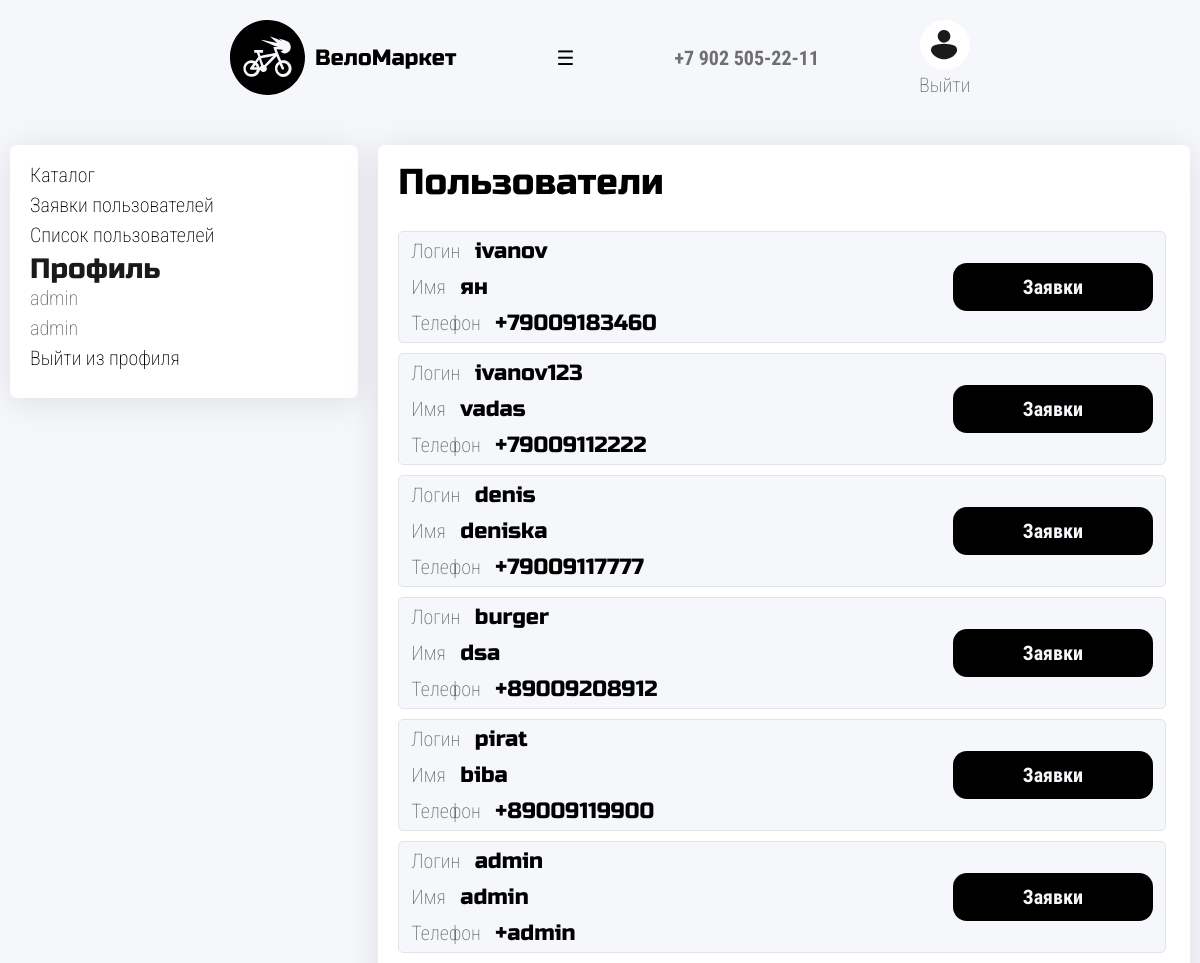
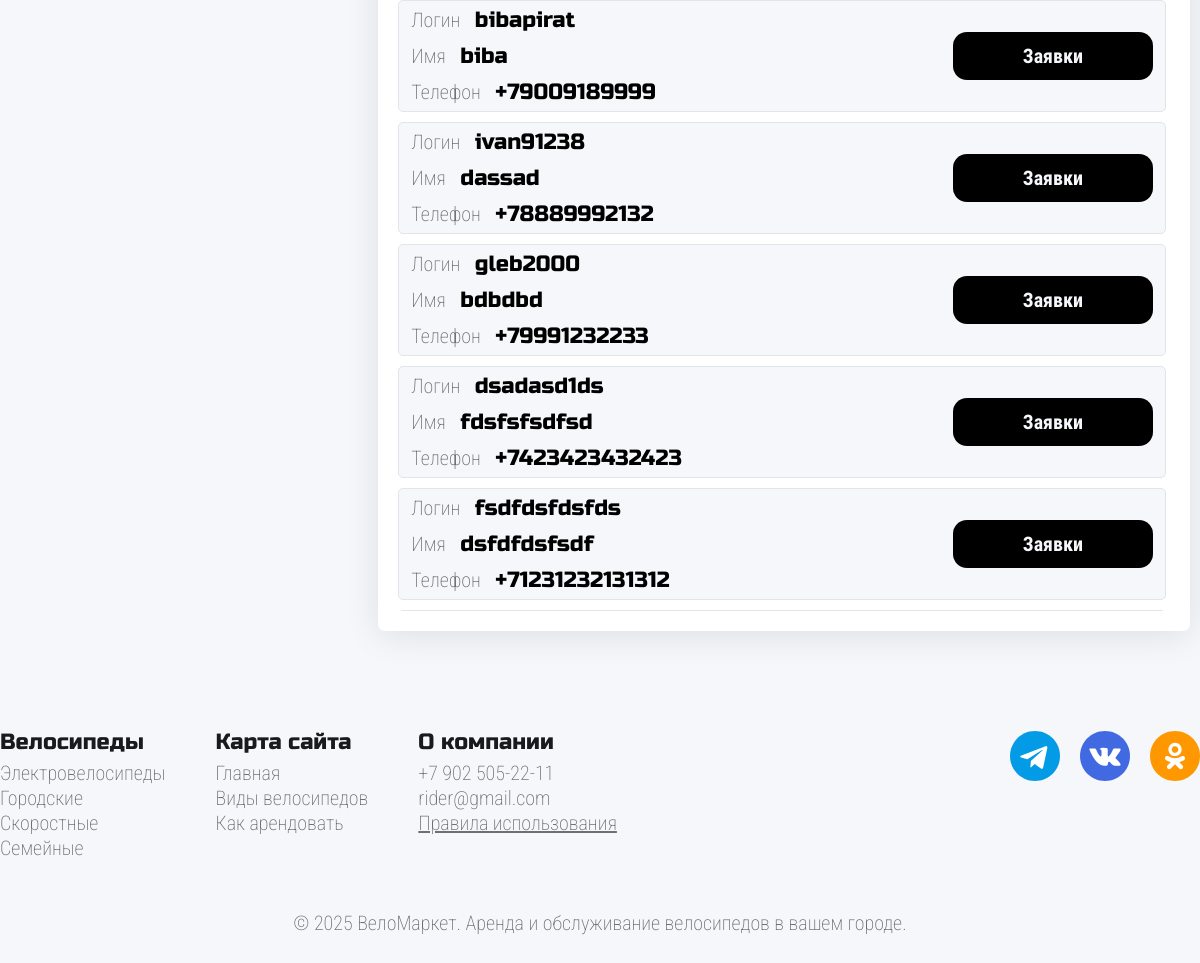
Page /profile.php?page=users (signed in) on the committed database (2 pictures, top to bottom).
### tables this page shows
CREATE TABLE `users` (
  `id` int NOT NULL,
  `login` varchar(255) NOT NULL,
  `password` varchar(255) NOT NULL,
  `phone` varchar(20) NOT NULL,
  `name` varchar(255) NOT NULL,
  `role_id` int NOT NULL
);

### php/profileData.php (called while the page is built, shortened)
<?php
require_once "config.php";
$stmt = $mysqli->prepare("select * from `users` where `id`=?");
$stmt->bind_param("i", $_SESSION["user_id"]);
$stmt->execute();
$res = $stmt->get_result();
$data = $res->fetch_assoc();
?>

### php/profile/loadAllUsers.php (called while the page is built, shortened)
<?php
$stmt = $mysqli->prepare("SELECT * from `users`");
$stmt->execute();
$res = $stmt->get_result();
$users = $res->fetch_all(MYSQLI_ASSOC);
?>

### profile.php (the view, shortened to what this page needs)
<?php
require_once "./php/profileData.php";
?>
<!DOCTYPE html>
<html lang="ru">
<head>
    <link rel="stylesheet" href="styles/reset.css">
    <link rel="stylesheet" href="styles/style.css">
</head>
<body>
    <header class="header" id="header" style="position: static;">
        <div class="logo">
            <a href="index.php"><img src="assets/images/logo.svg" alt="logo"></a>
        </div>
        <button class="burger-open">☰</button>
        <div class="header__contact"><a href="tel:+79025052211">+7 902 505-22-11</a></div>
        <div class="header__profile">
            <div class="header__profile__user">
                <img src="assets/images/user-icon.svg" alt="profile-icon">
            </div>
            <p><a href="./php/logout.php">Выйти</a></p>
        </div>
    </header>
    <section class="profile">
        <div class="container">
            <div class="profile__content">
                <div class="profile__info">
                    <div class="profile__info__menu">
                        <p class="profile__link"><a href="catalog.php?type=all">Каталог</a></p>
                        <?php if ($_SESSION["user_role"] === "admin"): ?>
                            <p class="profile__link"><a href="profile.php?page=orders">Заявки пользователей</a></p>
                            <p class="profile__link"><a href="profile.php?page=users">Список пользователей</a></p>
                        <?php endif; ?>
                        <h3>Профиль</h3>
                        <p><?php echo $data["login"]; ?></p>
                        <p><?php echo $data["phone"]; ?></p>
                        <p class="profile__link"><a href="./php/logout.php">Выйти из профиля</a></p>
                    </div>
                </div>
                <div class="profile__orders">
                    <?php if ($_SESSION['user_role'] === "admin" && $_GET["page"] === "orders"): ?>
                        <h2>Заявки пользователей</h2>
                    <?php elseif ($_SESSION['user_role'] === "admin" && $_GET["page"] === "users"): ?>
                        <h2>Пользователи</h2>
                    <?php elseif ($_SESSION['user_role'] === "admin" && $_GET["page"] === "user_orders"): ?>
                        <h2>Заявки</h2>
                    <?php else: ?>
                        <h2>Ваши заявки</h2>
                    <?php endif; ?>
                    <div class="profile__list">
                        <?php if ($_SESSION["user_role"] === "admin" && $_GET["page"] === "orders"): ?>
                            <?php
                            require_once "./php/profile/loadAllOrders.php";
                            foreach ($orders as $key => $order): ?>
                                <div class="profile__item_container">
                                    <div class="profile__item">
                                        <div class="profile__item__content">
                                            <img src="./php/products/image.php?id=<?php echo $order['product_id']; ?>">
                                            <div class="profile__item__content__info">
                                                <div class="profile__item__main">
                                                    <p class="profile__item__title"><?php echo $order["title"] ?></p>
                                                    <p class="profile__item__price"><?php echo $order["price_per_hour"] ?>
                                                        Р/день
                                                    </p>
                                                </div>
                                                <div class="profile__item__status">
                                                    <p><?php
                                                    if ($order["name"] === "wait") {
                                                        echo "<span style='color:#657610'>ОЖИДАНИЕ</span>";
                                                    } else if ($order["name"] === "approve") {
                                                        echo "<span style='color:#127610'>ОДОБРЕН</span>";
                                                    } else if ($order["name"] === "cancel") {
                                                        echo "<span style='color:#761010'>ОТКЛОНЕН</span>";
                                                    }
                                                    ?></p>
                                                    <form class="change-status-form" action="./php/profile/changeStatus.php"
                                                        method="post">
                                                        <input type="number" name="order_id" hidden
                                                            value="<?php echo $order['order_id'] ?>">
                                                        <select name="status">
                                                            <option value="approve" selected>одобрить</option>
                                                            <option value="cancel">отклонить</option>
                                                            <option value="wait">в ожидание</option>
                                                        </select>
                                                        <button class="btn-black">изменить</button>
                                                    </form>
                                                </div>
                                            </div>
                                        </div>
                                        <div class="profile__item__date">
                                            <p>заявка подана <?php echo $order["start_datetime"] ?></p>
                                            <p>арендован до <?php echo $order["end_datetime"] ?></p>
                                        </div>
                                    </div>
                                    <div class="profile__item__user__info">
                                        <div class="user__info__login"><b>Логин: </b><?php echo $order["login"] ?> </div>
                                        <div class="user__info__phone"><b>Тел: </b><?php echo $order["phone"] ?> </div>
                                        <div class="user__info__name"><b>Имя: </b><?php echo $order["user_name"] ?> </div>
                                    </div>
                                </div>
                            <?php endforeach; ?>
                        <?php elseif ($_SESSION["user_role"] === "admin" && $_GET["page"] === "users"): ?>
                            <?php
                            require_once "./php/profile/loadAllUsers.php";
                            foreach ($users as $key => $user): ?>
                                <div class="profile__item_container">
                                    <div class="profile__item page__user-orders">
                                        <div class="profile__item__content__user">
                                            <p>Логин <b><?php echo $user["login"] ?></b></p>
                                            <p>Имя <b><?php echo $user["name"] ?></b></p>
                                            <p>Телефон <b>+<?php echo $user["phone"] ?></b></p>
                                        </div>
                                        <div class="profile__item__user__btn">
                                            <a href="./php/profile/loadUserOrders.php?id=<?= $user["id"] ?>">Заявки</a>
                                        </div>
                                    </div>
                                </div>
                            <?php endforeach; ?>
                        <?php endif; ?>
                    </div>
                </div>
            </div>
        </div>
    </section>
    <footer id="footer">
        <div class="container">
            <div class="footer__box">
                <div class="footer__nav">
                    <div class="footer__item">
                        <h4>Велосипеды</h4>
                        <p><a href="./php/products/products.php?type=electro">Электровелосипеды</a></p>
                        <p><a href="./php/products/products.php?type=city">Городские</a></p>
                        <p><a href="./php/products/products.php?type=speed">Скоростные</a></p>
                        <p><a href="./php/products/products.php?type=family">Семейные</a></p>
                    </div>
                    <div class="footer__item">
                        <h4>Карта сайта</h4>
                        <p><a href="index.php#header">Главная</a></p>
                        <p><a href="index.php#rent">Виды велосипедов</a></p>
                        <p><a href="index.php#how">Как арендовать</a></p>
                    </div>
                    <div class="footer__item">
                        <h4>О компании</h4>
                        <p><a href="tel:+79025052211">+7 902 505-22-11</a></p>
                        <p><a href="mailto:rider@gmail.com">rider@gmail.com</a></p>
                        <p><a href="assets/dogovor_prokata_v_Pushkine.pdf" style="text-decoration: underline;"
                                target="_blank">Правила использования</a></p>
                    </div>
                </div>
                <div class="footer__social">
                    <a href="https://web.telegram.org/"><img src="assets/images/tg.svg" alt="tg"></a>
                    <a href="https://vk.com/"><img src="assets/images/vk.svg" alt="vk"></a>
                    <a href="https://ok.ru/"><img src="assets/images/ok.svg" alt="ok"></a>
                </div>
            </div>
            <div class="footer-copyrigth">© 2025 ВелоМаркет. Аренда и обслуживание велосипедов в вашем городе.</div>
        </div>
    </footer>
</body>
</html>

### styles/style.css (style rules this page uses)
:root { --bg-main: #F5F7FA; --bg-cards: #FFFFFF; --fsd:#761010; --text-main: #1A1A1D; --text-second: #6E6E73; --text-accent: #000; --accent1: #00C4B4; --accent2: #F9FF2A; --border: #E1E4E8; --h1: 400 56px/1 "Russo", sans-serif; --h2: 400 36px/1 "Russo", sans-serif; --h3: 400 28px/1 "Russo", sans-serif; --h4: 400 22px/1 "Russo", sans-serif; --btn: 700 20px/1 "Roboto", sans-serif; --p: 200 20px/1 "Roboto", sans-serif; }
html { scroll-behavior: smooth; }
body { font: var(--p); color: var(--text-second); background-color: var(--bg-main); }
h2 { text-align: center; font: var(--h2); color: var(--text-accent); margin-bottom: 30px; }
h3 { font: var(--h3); color: var(--text-main); margin-bottom: 5px; }
h4 { font: var(--h4); color: var(--text-main); margin-bottom: 10px; }
.container { max-width: 1200px; margin: 0 auto; }
.header { display: flex; justify-content: center; align-items: center; column-gap: 100px; max-width: 1200px; margin: 0 auto; padding: 20px 10px; position: fixed; top: 0; background-color: var(--bg-main); min-width: 100%; z-index: 99999; }
.logo { cursor: pointer; }
.header__contact { color: var(--text-second); font: var(--btn); }
.header__profile { display: flex; align-items: center; flex-direction: column; gap: 5px; }
.header__profile p, .header__nav__item { position: relative; display: inline-block; transition: color .2s linear; cursor: pointer; }
.header__profile p::after, .header__nav__item::after { content: ""; position: absolute; left: 50%; bottom: -3px; width: 0; height: 1px; background-color: rgba(0, 0, 0, 0.5); transition: width .3s ease, left .3s ease; }
.header__profile__user { width: 50px; height: 50px; background-color: var(--bg-cards); border-radius: 50px; display: flex; justify-content: center; align-items: center; }
.footer__box { display: flex; justify-content: space-between; align-items: flex-start; margin-bottom: 50px; }
.footer__nav { display: flex; align-items: flex-start; justify-content: start; column-gap: 150px; }
.footer__item p { margin-bottom: 5px; }
.footer__social { display: flex; justify-content: center; align-items: center; column-gap: 20px; }
.footer__social a img { min-width: 50px; min-height: 50px; }
.footer-copyrigth { text-align: center; padding-bottom: 15px; }
.burger-open { display: none; ; }
.profile { max-width: 1200px; margin: 0 auto; margin-top: 30px; margin-bottom: 100px; }
.profile__content { display: flex; justify-content: center; align-items: start; column-gap: 20px; width: 100%; padding-inline: 10px; }
.profile__info { width: 30%; padding: 20px; background-color: var(--bg-cards); border-radius: 7px; box-shadow: 0 4px 35px rgba(0, 0, 0, 0.1); }
.profile__info p { margin-bottom: 10px; }
.profile__link { color: #000; }
.profile__orders { width: 70%; padding: 20px; background-color: var(--bg-cards); border-radius: 7px; box-shadow: 0 4px 35px rgba(0, 0, 0, 0.1); }
.profile__orders h2 { text-align-last: left; }
.profile__list { display: flex; flex-direction: column; gap: 10px; justify-content: start; height: 50vh; overflow-y: auto; padding-right: 4px; }
.profile__item { display: flex; justify-content: space-between; background-color: var(--bg-main); border: 1px solid var(--border); border-radius: 5px; padding: 8px 12px; }
.profile__item_container { display: flex; flex-direction: column; gap: 2px; }
.profile__item.page__user-orders { display: flex; align-items: center; }
.profile__item__content__user p:not(:last-child) { margin-bottom: 14px; }
.profile__item__content__user b { padding-left: 10px; font: var(--h4); color: var(--text-accent); }
.profile__item__user__btn a { padding: 14px 70px; background-color: var(--text-accent); font: var(--btn); color: var(--bg-main); border-radius: 14px; display: block; transition: all .1s ease-in; }
@media (max-width:1200px) { .burger-open { display: block; } }
@media (max-width:1200px) { .footer__nav { column-gap: 50px; } }

### rows in the picture
users: login "admin", phone "admin", name "admin"
users: login "ivanov", name "ян", phone "79009183460"
users: login "ivanov123", name "vadas", phone "79009112222"
users: login "denis", name "deniska", phone "79009117777"
users: login "burger", name "dsa", phone "89009208912"
users: login "pirat", name "biba", phone "89009119900"
users: login "bibapirat", name "biba", phone "79009189999"
users: login "ivan91238", name "dassad", phone "78889992132"
users: login "gleb2000", name "bdbdbd", phone "79991232233"
users: login "dsadasd1ds", name "fdsfsfsdfsd", phone "7423423432423"
users: login "fsdfdsfdsfds", name "dsfdfdsfsdf", phone "71231232131312"
